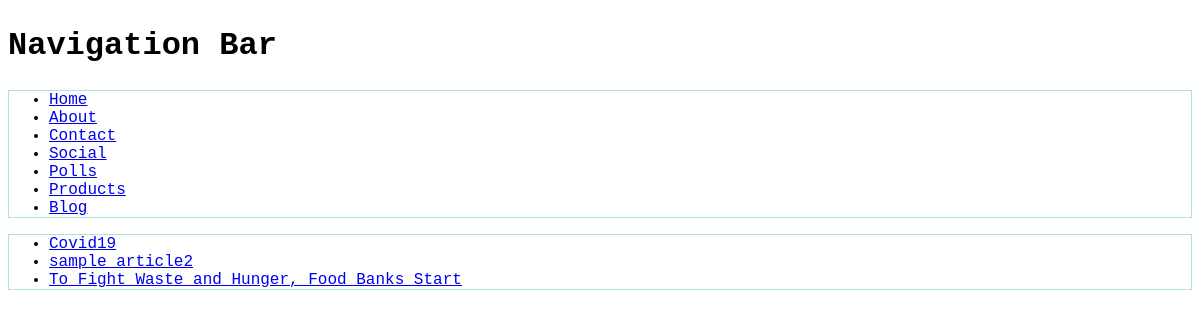
The page /Blog/ on the database its author committed.
### Blog/models.py (models this page shows)
class Article(models.Model):
    title = models.CharField(max_length=120)
    url = models.URLField(default= "https://www.google.com/")
    description = models.TextField(blank = True, null = True)
    author = models.CharField(max_length = 30)
    text = models.TextField(blank = True, null = True)
    pub_date = models.DateTimeField('date published')
    image = models.ImageField(upload_to = 'gallery', default='gallery/FitSimplify.jpg')
    def get_absolute_url(self):
        return reverse("Blog:article-detail", kwargs={"id": self.id})

### Blog/views.py (the view)
# urls.py: path('', article_list_view, name = 'article-list'),
def article_list_view(request):
    queryset = Article.objects.all()
    context = {
        "object_list": queryset
    }
    return render(request, "Blog/article_list.html", context)

### Blog/templates/Blog/article_list.html
{% extends 'base.html' %}
{% block content %}
    <ul>
    {% for instance in object_list %}
    <li> <a href = '{{ instance.get_absolute_url }}'>{{ instance.title}}</a></li>
    {% endfor %}
    </ul>
{% endblock %}

### Blog/static/Blog/style.css (style rules this page uses)
ul { border: 1px solid powderblue; }
li { font-family: courier; }

### rows shown on the page
Article: title "Covid19"
Article: title "sample article2"
Article: title "To Fight Waste and Hunger, Food Banks Start"
